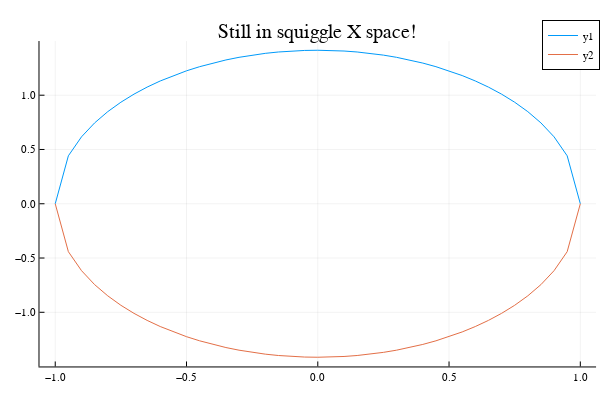

The cell this chart's notebook holds for it:
### Code cell
Plots.plot(xs, ys1)
Plots.plot!(xs, ys2)
Plots.title!("Still in squiggle X space!")

### Figure 1 — Plotly figure (JSON) as saved in the notebook; plotly's stock layout.template omitted (floating-point values rounded to 4 significant figures)
{"data": [{"colorbar": {"title": ""}, "legendgroup": "y1", "line": {"color": "rgba(0, 154, 250, 1.000)", "dash": "solid", "shape": "linear", "width": 1}, "mode": "lines", "name": "y1", "showlegend": true, "type": "scatter", "x": [-1, -0.95, -0.9, -0.85, -0.8, -0.75, -0.7, -0.65, -0.6, -0.55, -0.5, -0.45, -0.4, -0.35, -0.3, -0.25, -0.2, -0.15, -0.1, -0.05, 0, 0.05, 0.1, 0.15, 0.2, 0.25, 0.3, 0.35, 0.4, 0.45, 0.5, 0.55, 0.6, 0.65, 0.7, 0.75, 0.8, 0.85, 0.9, 0.95, 1], "xaxis": "x", "y": [0, 0.4416, 0.6164, 0.745, 0.8485, 0.9354, 1.01, 1.075, 1.131, 1.181, 1.225, 1.263, 1.296, 1.325, 1.349, 1.369, 1.386, 1.398, 1.407, 1.412, 1.414, 1.412, 1.407, 1.398, 1.386, 1.369, 1.349, 1.325, 1.296, 1.263, 1.225, 1.181, 1.131, 1.075, 1.01, 0.9354, 0.8485, 0.745, 0.6164, 0.4416, 0], "yaxis": "y", "zmax": null, "zmin": null}, {"colorbar": {"title": ""}, "legendgroup": "y2", "line": {"color": "rgba(227, 111, 71, 1.000)", "dash": "solid", "shape": "linear", "width": 1}, "mode": "lines", "name": "y2", "showlegend": true, "type": "scatter", "x": [-1, -0.95, -0.9, -0.85, -0.8, -0.75, -0.7, -0.65, -0.6, -0.55, -0.5, -0.45, -0.4, -0.35, -0.3, -0.25, -0.2, -0.15, -0.1, -0.05, 0, 0.05, 0.1, 0.15, 0.2, 0.25, 0.3, 0.35, 0.4, 0.45, 0.5, 0.55, 0.6, 0.65, 0.7, 0.75, 0.8, 0.85, 0.9, 0.95, 1], "xaxis": "x", "y": [0, -0.4416, -0.6164, -0.745, -0.8485, -0.9354, -1.01, -1.075, -1.131, -1.181, -1.225, -1.263, -1.296, -1.325, -1.349, -1.369, -1.386, -1.398, -1.407, -1.412, -1.414, -1.412, -1.407, -1.398, -1.386, -1.369, -1.349, -1.325, -1.296, -1.263, -1.225, -1.181, -1.131, -1.075, -1.01, -0.9354, -0.8485, -0.745, -0.6164, -0.4416, 0], "yaxis": "y", "zmax": null, "zmin": null}], "layout": {"annotations": [{"font": {"color": "rgba(0, 0, 0, 1.000)", "family": "sans-serif", "size": 20}, "rotation": 0, "showarrow": false, "text": "Still in squiggle X space!", "x": 0.5296, "xanchor": "center", "xref": "paper", "y": 1, "yanchor": "top", "yref": "paper"}], "height": 400, "legend": {"bgcolor": "rgba(255, 255, 255, 1.000)", "bordercolor": "rgba(0, 0, 0, 1.000)", "borderwidth": 1, "font": {"color": "rgba(0, 0, 0, 1.000)", "family": "sans-serif", "size": 11}, "tracegroupgap": 0, "traceorder": "normal", "x": 1, "xanchor": "auto", "y": 1, "yanchor": "auto"}, "margin": {"b": 20, "l": 0, "r": 0, "t": 20}, "paper_bgcolor": "rgba(255, 255, 255, 1.000)", "plot_bgcolor": "rgba(255, 255, 255, 1.000)", "showlegend": true, "width": 600, "xaxis": {"anchor": "y", "domain": [0.06582, 0.9934], "gridcolor": "rgba(0, 0, 0, 0.100)", "gridwidth": 0.5, "linecolor": "rgba(0, 0, 0, 1.000)", "mirror": false, "range": [-1.06, 1.06], "showgrid": true, "showline": true, "showticklabels": true, "tickangle": 0, "tickcolor": "rgb(0, 0, 0)", "tickfont": {"color": "rgba(0, 0, 0, 1.000)", "family": "sans-serif", "size": 11}, "tickmode": "array", "ticks": "inside", "ticktext": ["−1.0", "−0.5", "0.0", "0.5", "1.0"], "tickvals": [-1, -0.5, 0, 0.5, 1], "title": "", "titlefont": {"color": "rgba(0, 0, 0, 1.000)", "family": "sans-serif", "size": 15}, "type": "-", "visible": true, "zeroline": false, "zerolinecolor": "rgba(0, 0, 0, 1.000)"}, "yaxis": {"anchor": "x", "domain": [0.03762, 0.9415], "gridcolor": "rgba(0, 0, 0, 0.100)", "gridwidth": 0.5, "linecolor": "rgba(0, 0, 0, 1.000)", "mirror": false, "range": [-1.499, 1.499], "showgrid": true, "showline": true, "showticklabels": true, "tickangle": 0, "tickcolor": "rgb(0, 0, 0)", "tickfont": {"color": "rgba(0, 0, 0, 1.000)", "family": "sans-serif", "size": 11}, "tickmode": "array", "ticks": "inside", "ticktext": ["−1.0", "−0.5", "0.0", "0.5", "1.0"], "tickvals": [-1, -0.5, 0, 0.5, 1], "title": "", "titlefont": {"color": "rgba(0, 0, 0, 1.000)", "family": "sans-serif", "size": 15}, "type": "-", "visible": true, "zeroline": false, "zerolinecolor": "rgba(0, 0, 0, 1.000)"}}}
